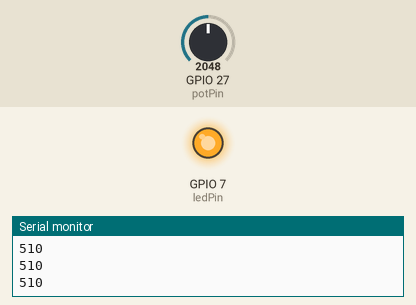
The sketch below on a simulated ESP32-S3. On the bench: output pins drawn as LEDs (lit = HIGH), the last lines printed to the serial monitor. The inputs (shaded band) are chosen by the test bench; at power-on: GPIO 27 (potPin) = 2048.

Above: at 1.2 s.
1.3 s: GPIO 27 (potPin) set to 491
At 1.9 s:
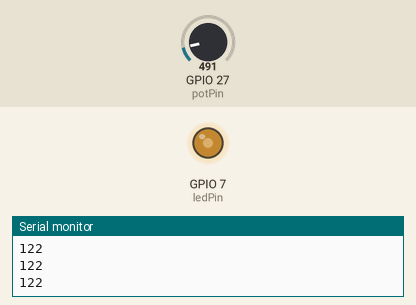
2.8 s: GPIO 27 (potPin) set to 0
At 3.3 s:
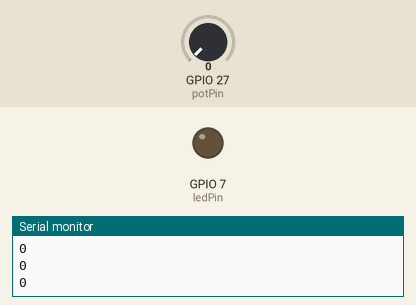
4.3 s: GPIO 27 (potPin) set to 1228
At 4.6 s:
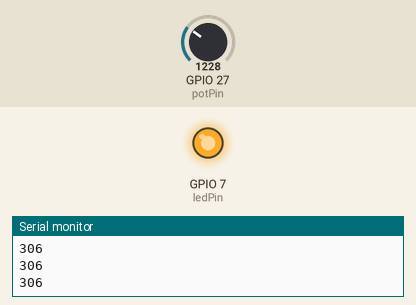
Timing chart, 0 to 7.3 s (numbered marks = the images above; inputs shaded):
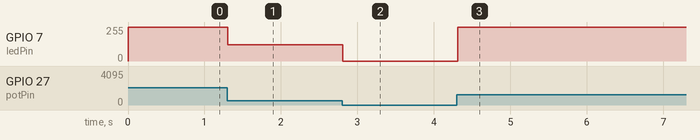

The sketch:

POT_LED_Demo.ino
```cpp
// Demo code to interface potentiometer and LED
/*
  # Setup
  Potentiometer on ADC1 (GPIO27) - Pico RP2040,
  Change GPIO pin for ESP32 micro S3, S2, C3 and C6
  For Reference ADC pins checkout pinout details =>
  https://github.com/sbcshop/MicroFlex_MCU_Software/tree/main#pinout-and-interfacing-details
 */

const int potPin = 27;     // Analog pin
const int ledPin = 7;     // GPIO pin connected to LED
int potValue = 0;          // Variable to store analog value
int ledBrightness = 0;     // Variable for LED brightness (PWM)

void setup() {
  pinMode(ledPin, OUTPUT);
  Serial.begin(9600);
}

void loop() {
  potValue = analogRead(potPin);             // Read analog value (0-1023)
  ledBrightness = map(potValue, 0, 1023, 0, 255); // Scale to 0-255 for PWM
  analogWrite(ledPin, ledBrightness);        // Set LED brightness
  Serial.println(ledBrightness);             // Debug output
  delay(50);
}
```

Measured:
- after the input at 1.3 s, GPIO 7 (ledPin): 255/255 → 122/255 at once
- after the input at 2.8 s, GPIO 7 (ledPin): 122/255 → 0/255 at once
- after the input at 4.3 s, GPIO 7 (ledPin): 0/255 → 255/255 at once
